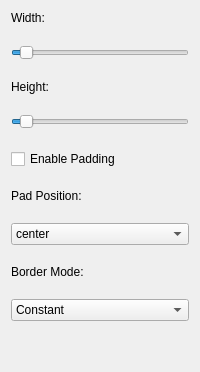
              <widget class="QWidget" name="center_crop">
               <layout class="QVBoxLayout" name="verticalLayout_102">
                <property name="spacing">
                 <number>20</number>
                </property>
                <item>
                 <widget class="QLabel" name="label_133">
                  <property name="text">
                   <string>Width:</string>
                  </property>
                 </widget>
                </item>
                <item>
                 <widget class="QSlider" name="ccrop_width">
                  <property name="minimum">
                   <number>1</number>
                  </property>
                  <property name="maximum">
                   <number>999</number>
                  </property>
                  <property name="value">
                   <number>50</number>
                  </property>
                  <property name="orientation">
                   <enum>Qt::Horizontal</enum>
                  </property>
                 </widget>
                </item>
                <item>
                 <widget class="QLabel" name="label_134">
                  <property name="text">
                   <string>Height:</string>
                  </property>
                 </widget>
                </item>
                <item>
                 <widget class="QSlider" name="ccrop_height">
                  <property name="minimum">
                   <number>1</number>
                  </property>
                  <property name="maximum">
                   <number>999</number>
                  </property>
                  <property name="value">
                   <number>50</number>
                  </property>
                  <property name="orientation">
                   <enum>Qt::Horizontal</enum>
                  </property>
                 </widget>
                </item>
                <item>
                 <widget class="QCheckBox" name="ccrop_pad_check">
                  <property name="text">
                   <string>Enable Padding</string>
                  </property>
                 </widget>
                </item>
                <item>
                 <widget class="QLabel" name="label_135">
                  <property name="text">
                   <string>Pad Position:</string>
                  </property>
                 </widget>
                </item>
                <item>
                 <widget class="QComboBox" name="ccrop_padpos_options">
                  <item>
                   <property name="text">
                    <string>center</string>
                   </property>
                  </item>
                  <item>
                   <property name="text">
                    <string>top_left</string>
                   </property>
                  </item>
                  <item>
                   <property name="text">
                    <string>top_right</string>
                   </property>
                  </item>
                  <item>
                   <property name="text">
                    <string>bottom_left</string>
                   </property>
                  </item>
                  <item>
                   <property name="text">
                    <string>bottom_right</string>
                   </property>
                  </item>
                  <item>
                   <property name="text">
                    <string>random</string>
                   </property>
                  </item>
                 </widget>
                </item>
                <item>
                 <widget class="QLabel" name="label_136">
                  <property name="text">
                   <string>Border Mode:</string>
                  </property>
                 </widget>
                </item>
                <item>
                 <widget class="QComboBox" name="ccrop_border_options">
                  <item>
                   <property name="text">
                    <string>Constant</string>
                   </property>
                  </item>
                  <item>
                   <property name="text">
                    <string>Replicate</string>
                   </property>
                  </item>
                  <item>
                   <property name="text">
                    <string>Reflect</string>
                   </property>
                  </item>
                  <item>
                   <property name="text">
                    <string>Wrap</string>
                   </property>
                  </item>
                  <item>
                   <property name="text">
                    <string>Reflect 101</string>
                   </property>
                  </item>
                 </widget>
                </item>
                <item>
                 <spacer name="verticalSpacer_14">
                  <property name="orientation">
                   <enum>Qt::Vertical</enum>
                  </property>
                  <property name="sizeHint" stdset="0">
                   <size>
                    <width>20</width>
                    <height>40</height>
                   </size>
                  </property>
                 </spacer>
                </item>
               </layout>
              </widget>
